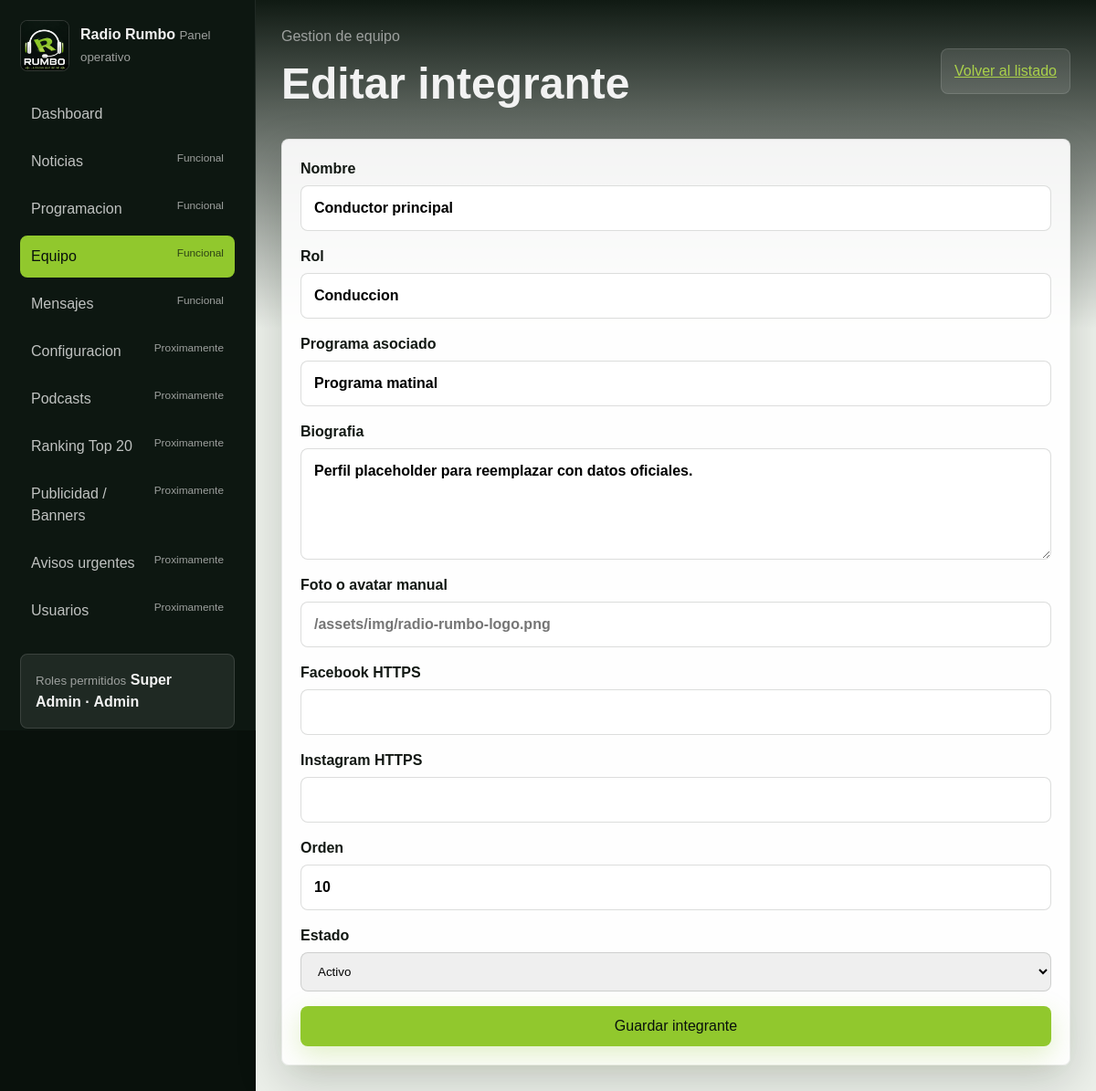
/admin/team/edit/?id=1 (signed in), run on the app's committed database.
### tables this page shows
CREATE TABLE team_members (
    id INT UNSIGNED AUTO_INCREMENT PRIMARY KEY,
    name VARCHAR(140) NOT NULL,
    role VARCHAR(140) NOT NULL,
    program_name VARCHAR(140) NULL,
    bio TEXT NULL,
    photo_path VARCHAR(255) NULL,
    facebook_url VARCHAR(255) NULL,
    instagram_url VARCHAR(255) NULL,
    is_active TINYINT(1) NOT NULL DEFAULT 1,
    display_order INT UNSIGNED NOT NULL DEFAULT 0,
    created_at TIMESTAMP DEFAULT CURRENT_TIMESTAMP,
    updated_at TIMESTAMP DEFAULT CURRENT_TIMESTAMP ON UPDATE CURRENT_TIMESTAMP
);

### app/Core/View.php (called while the page is built, shortened)
<?php
final class View
{
    public static function render(string $view, array $data = []): void
    {
        $basePath = dirname(__DIR__, 2) . DIRECTORY_SEPARATOR . 'resources' . DIRECTORY_SEPARATOR . 'views';
        $relativePath = str_replace('.', DIRECTORY_SEPARATOR, $view) . '.php';
        $viewPath = $basePath . DIRECTORY_SEPARATOR . $relativePath;
        $realViewPath = realpath($viewPath);
        extract($data, EXTR_SKIP);
        require $realViewPath;
    }
}

### app/Controllers/Admin/TeamController.php (called while the page is built, shortened)
<?php
final class TeamController
{
    public function edit(array $mock, int $id): void
    {
        $this->renderForm(
            $mock,
            $this->requireUser(),
            $this->findOrRedirect($id),
            [],
            '/admin/team/edit/?id=' . $id,
            'Editar integrante'
        );
    }
    private function renderForm(
        array $mock,
        array $user,
        array $old,
        array $errors,
        string $action,
        string $heading
    ): void {
        View::render('layouts.admin', [
            'active' => 'equipo',
            'action' => $action,
            'contentView' => 'team/form',
            'errors' => $errors,
            'heading' => $heading,
            'mock' => $mock,
            'old' => $old,
            'pageTitle' => 'Radio Rumbo - ' . $heading,
            'user' => $user,
        ]);
    }
    private function findOrRedirect(int $id): array
    {
        try {
            $item = $this->teamService()->find($id);
        } catch (Throwable) {
            $item = null;
        }
        return $item;
    }
    private function requireUser(): array
    {
        $user = $this->sessions()->user();
        return $user;
    }
    private function sessions(): SessionService
    {
        if (!$this->session instanceof SessionService) {
            $this->session = new SessionService();
        }
        return $this->session;
    }
    private function teamService(): TeamService
    {
        if (!$this->team instanceof TeamService) {
            $this->team = new TeamService();
        }
        return $this->team;
    }
}

### public/admin/team/edit/index.php (called while the page is built, shortened)
<?php
$rootPath = rr_bootstrap();
$controller = new TeamController();
$id = (int) ($_GET['id'] ?? $_POST['id'] ?? 0);
$controller->edit(rr_mock_data($rootPath), $id);

### app/Helpers/SecurityHelper.php (called while the page is built, shortened)
<?php
final class SecurityHelper
{
    public static function e(string $value): string
    {
        return htmlspecialchars($value, ENT_QUOTES | ENT_SUBSTITUTE, 'UTF-8');
    }
}

### app/Core/Database.php (called while the page is built, shortened)
<?php
final class Database
{
    private static ?PDO $connection = null;
    public static function connection(): PDO
    {
        if (self::$connection instanceof PDO) {
            return self::$connection;
        }
        $host = self::env('DB_HOST', '127.0.0.1');
        $port = self::env('DB_PORT', '3306');
        $database = self::env('DB_DATABASE', 'radio_rumbo');
        $username = self::env('DB_USERNAME', 'root');
        $password = self::env('DB_PASSWORD', '');
        $dsn = sprintf(
            'mysql:host=%s;port=%s;dbname=%s;charset=utf8mb4',
            $host,
            $port,
            $database
        );
        try {
            self::$connection = new PDO($dsn, $username, $password, [
                PDO::ATTR_ERRMODE => PDO::ERRMODE_EXCEPTION,
                PDO::ATTR_DEFAULT_FETCH_MODE => PDO::FETCH_ASSOC,
                PDO::ATTR_EMULATE_PREPARES => false,
            ]);
        } catch (PDOException $exception) {
            throw new PDOException(
                'No se pudo conectar con la base de datos.',
                (int) $exception->getCode(),
                $exception
            );
        }
        return self::$connection;
    }
    private static function env(string $key, string $default = ''): string
    {
        $value = $_ENV[$key] ?? $_SERVER[$key] ?? getenv($key);
        return is_string($value) && $value !== '' ? $value : $default;
    }
}

### app/Models/TeamMember.php (called while the page is built, shortened)
<?php
final class TeamMember
{
    public function find(int $id): ?array
    {
        $statement = $this->pdo()->prepare(
            'SELECT id, name, role, program_name, bio, photo_path, facebook_url, instagram_url, is_active, display_order
             FROM team_members
             WHERE id = :id
             LIMIT 1'
        );
        $statement->execute(['id' => $id]);
        $row = $statement->fetch();
        return is_array($row) ? $row : null;
    }
    private function pdo(): PDO
    {
        return $this->connection ?? Database::connection();
    }
}

### app/Services/TeamService.php (called while the page is built, shortened)
<?php
final class TeamService
{
    public function find(int $id): ?array
    {
        return $this->repository()->find($id);
    }
    private function repository(): TeamMember
    {
        if (!$this->team instanceof TeamMember) {
            $this->team = new TeamMember();
        }
        return $this->team;
    }
}

### resources/views/admin/team/form.php (the view, shortened to what this page needs)
<?php
$errors = is_array($errors ?? null) ? $errors : [];
$old = is_array($old ?? null) ? $old : [];
$action = is_string($action ?? null) ? $action : '/admin/team/create/';
$heading = is_string($heading ?? null) ? $heading : 'Integrante';
?>
<header class="admin-topbar">
    <div><span>Gestion de equipo</span><h1><?= $e($heading) ?></h1></div>
    <div class="admin-profile"><a href="/admin/team/">Volver al listado</a></div>
</header>
<section class="admin-panel">
    <form class="admin-form" action="<?= $e($action) ?>" method="post">
        <label>Nombre<input type="text" name="name" value="<?= $e((string) ($old['name'] ?? '')) ?>"><?php if (isset($errors['name'])): ?><small><?= $e((string) $errors['name']) ?></small><?php endif; ?></label>
        <label>Rol<input type="text" name="role" value="<?= $e((string) ($old['role'] ?? '')) ?>"><?php if (isset($errors['role'])): ?><small><?= $e((string) $errors['role']) ?></small><?php endif; ?></label>
        <label>Programa asociado<input type="text" name="program_name" value="<?= $e((string) ($old['program_name'] ?? '')) ?>"></label>
        <label>Biografia<textarea name="bio" rows="4"><?= $e((string) ($old['bio'] ?? '')) ?></textarea></label>
        <label>Foto o avatar manual<input type="text" name="photo_path" value="<?= $e((string) ($old['photo_path'] ?? '')) ?>" placeholder="/assets/img/radio-rumbo-logo.png"></label>
        <label>Facebook HTTPS<input type="url" name="facebook_url" value="<?= $e((string) ($old['facebook_url'] ?? '')) ?>"></label>
        <label>Instagram HTTPS<input type="url" name="instagram_url" value="<?= $e((string) ($old['instagram_url'] ?? '')) ?>"></label>
        <label>Orden<input type="number" min="0" name="display_order" value="<?= $e((string) ($old['display_order'] ?? '0')) ?>"></label>
        <label>Estado<select name="is_active"><option value="1" <?= (string) ($old['is_active'] ?? '1') === '1' ? 'selected' : '' ?>>Activo</option></select></label>
        <button class="btn btn-primary" type="submit">Guardar integrante</button>
    </form>
</section>

### public/assets/css/main.css (style rules this page uses)
:root { --color-primary: #91C82D; --color-primary-light: #AAD14A; --color-primary-dark: #72A223; --color-bg-dark: #09110C; --color-white-soft: #F2F2F2; --color-muted: #9DA09E; --color-ink: #121813; --color-panel: rgba(255, 255, 255, 0.12); --color-line: rgba(255, 255, 255, 0.16); --space-1: 8px; --space-2: 12px; --space-3: 18px; --space-4: 24px; --space-5: 36px; --space-6: 56px; --radius: 8px; --shadow: 0 18px 50px rgba(9, 17, 12, 0.18); }
* { box-sizing: border-box; }
html { scroll-behavior: smooth; }
body { margin: 0; color: var(--color-ink); background: #f1f4ef; font-family: Arial, Helvetica, sans-serif; line-height: 1.5; }
a { color: inherit; }
button, input, textarea { font: inherit; }
.btn, button { min-height: 42px; padding: 10px 16px; border: 0; border-radius: var(--radius); cursor: pointer; text-decoration: none; }
.btn-primary { color: var(--color-bg-dark); background: var(--color-primary); box-shadow: 0 10px 28px rgba(145, 200, 45, 0.25); }
input, textarea { width: 100%; padding: 12px 14px; border: 1px solid rgba(9, 17, 12, 0.14); border-radius: var(--radius); }

### public/assets/css/admin.css (style rules this page uses)
.admin-shell-body, .admin-login-body { min-height: 100vh; color: var(--color-white-soft); background: var(--color-bg-dark); }
.admin-brand small, .admin-topbar span, .admin-role-box small { color: var(--color-muted); }
.admin-topbar { display: flex; align-items: center; justify-content: space-between; gap: 20px; margin-bottom: 24px; }
.admin-topbar h1 { margin: 4px 0 0; font-size: clamp(2rem, 4vw, 3.5rem); letter-spacing: 0; }
.admin-profile { display: grid; justify-items: end; padding: 12px 14px; background: rgba(255, 255, 255, 0.1); border: 1px solid rgba(255, 255, 255, 0.12); border-radius: var(--radius); }
.admin-profile a { color: var(--color-primary-light); }
.admin-stats article, .admin-panel { padding: 20px; color: var(--color-ink); background: rgba(255, 255, 255, 0.92); border: 1px solid rgba(9, 17, 12, 0.08); border-radius: var(--radius); box-shadow: var(--shadow); }
.admin-form { display: grid; gap: 16px; }
.admin-form label, .login-card label { display: grid; gap: 6px; color: var(--color-ink); font-weight: 700; }
select { width: 100%; padding: 12px 14px; border: 1px solid rgba(9, 17, 12, 0.14); border-radius: var(--radius); }

### data on the page
team_members: name "Conductor principal", role "Conduccion", program_name "Programa matinal", bio "Perfil placeholder para reemplazar con datos oficiales.", display_order "10", is_active "Activo"

### other printed values
$e($item['label']) "Dashboard"
$e($item['label']) "Noticias"
$e($item['status']) "Funcional"
$e($item['label']) "Programacion"
$e($item['label']) "Equipo"
$e($item['label']) "Mensajes"
$e($item['label']) "Configuracion"
$e($item['status']) "Proximamente"
$e($item['label']) "Podcasts"
$e($item['label']) "Ranking Top 20"
$e($item['label']) "Publicidad / Banners"
$e($item['label']) "Avisos urgentes"
$e($item['label']) "Usuarios"
$e($heading) "Editar integrante"
